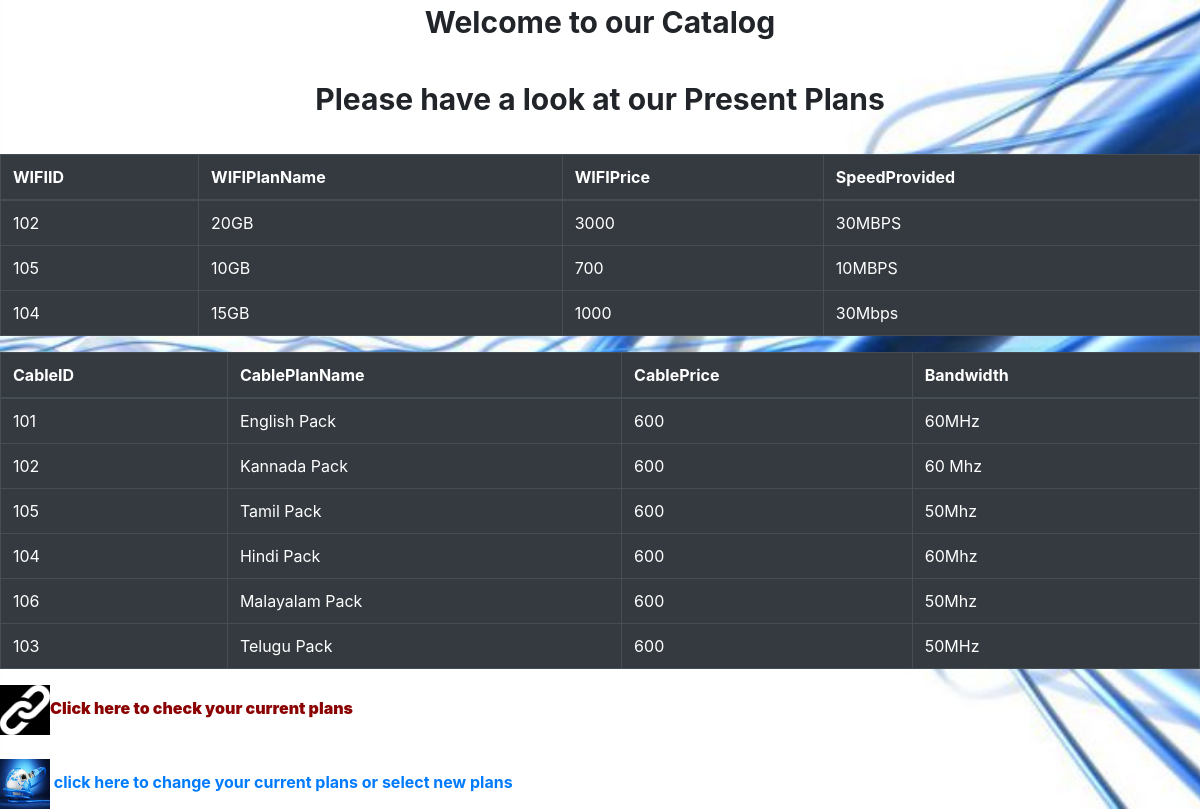
/useroptions, run on the app's committed database.
### cableadmin/models.py (models this page shows)
class wifi_properties(models.Model):
    wifi_id=models.CharField(max_length=5,primary_key=True)
    wifi_plan_name=models.CharField(max_length=30)
    wifi_price=models.CharField(max_length=10)
    speed_provided=models.CharField(max_length=10)

class cable_properties(models.Model):
    cable_id=models.CharField(max_length=5,primary_key=True,)
    cable_plane_name=models.CharField(max_length=30)
    cable_price=models.CharField(max_length=30)
    bandwidth=models.CharField(max_length=30)

### cableadmin/views.py (the view)
# urls.py: path('useroptions',v.useroptions,name='useroptions'),
def useroptions(request):
    wifi=wp.objects.all()
    cable=cp.objects.all()
    return render(request,'cableadmin/user-option-page.htm',{"cable":cable,"wifi":wifi})

### cableadmin/templates/cableadmin/user-option-page.htm (shortened to what this page needs)
{%load static%}
<html>
        <head>
                <link rel="stylesheet" href="https://maxcdn.bootstrapcdn.com/bootstrap/4.3.1/css/bootstrap.min.css">
        </head>
    <body>
        <center><label><b>Welcome to our Catalog</b></label></center>
        <br>
        <center><label for=""><b>Please have a look at our Present Plans</b></label>
            </center>
        <br>
        <strong>
        <table class="table table-bordered table-dark ">
                <thead>
                  <tr>
                    <th>WIFIID</th>
                    <th>WIFIPlanName</th>
                    <th>WIFIPrice</th>
                <th>SpeedProvided</th>
                  </tr>
                </thead>
               <tbody>
                  {%for us in wifi%}
            <tr>
              <td>{{us.wifi_id}}</td>
              <td>{{us.wifi_plan_name}}</td>
              <td>{{us.wifi_price}}</td>
          <td>{{us.speed_provided}}</td>
            </tr>
        {%endfor%}
                </tbody>
            </table>
            <table class="table table-bordered table-dark">
                    <thead>
                      <tr>
                        <th>CableID</th>
                        <th>CablePlanName</th>
                        <th>CablePrice</th>
                    <th>Bandwidth</th>
                      </tr>
                    </thead>
                   <tbody>
                     {%for i in cable%}
                      <tr>
                        <td>{{i.cable_id}}</td>
                        <td>{{i.cable_plane_name}}</td>
                        <td>{{i.cable_price}}</td>
                    <td>{{i.bandwidth}}</td>
                    {%endfor%}
                      </tr>
                    </tbody>
                </table>
        <a href="{%url 'userlogin' %}" style="color: darkred;"><img src="{%static 'cableadmin/images/link1.png'%}" alt=""><b>Click here to check your current plans</b> </a><br>
        <br>
        <a href="{%url 'usercatalog' %}"> <img src="{%static 'cableadmin/images/link2.jpg'%}" alt=""> click here to change your current plans or select new plans</a>
    </body>
</html>

### data on the page
wifi_properties: wifi_id "102", wifi_plan_name "20GB", wifi_price "3000", speed_provided "30MBPS"
wifi_properties: wifi_id "105", wifi_plan_name "10GB", wifi_price "700", speed_provided "10MBPS"
wifi_properties: wifi_id "104", wifi_plan_name "15GB", wifi_price "1000", speed_provided "30Mbps"
cable_properties: cable_id "101", cable_plane_name "English Pack", cable_price "600", bandwidth "60MHz"
cable_properties: cable_id "102", cable_plane_name "Kannada Pack", cable_price "600", bandwidth "60 Mhz"
cable_properties: cable_id "105", cable_plane_name "Tamil Pack", cable_price "600", bandwidth "50Mhz"
cable_properties: cable_id "104", cable_plane_name "Hindi Pack", cable_price "600", bandwidth "60Mhz"
cable_properties: cable_id "106", cable_plane_name "Malayalam Pack", cable_price "600", bandwidth "50Mhz"
cable_properties: cable_id "103", cable_plane_name "Telugu Pack", cable_price "600", bandwidth "50MHz"
